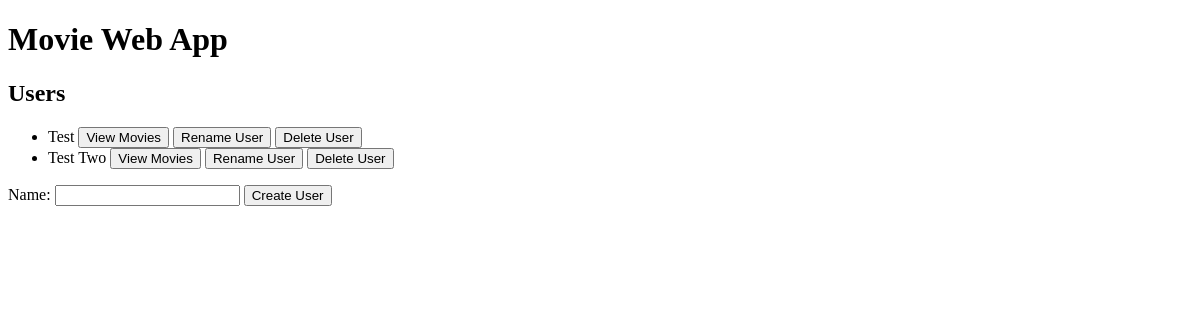
Before: / with the older database file.
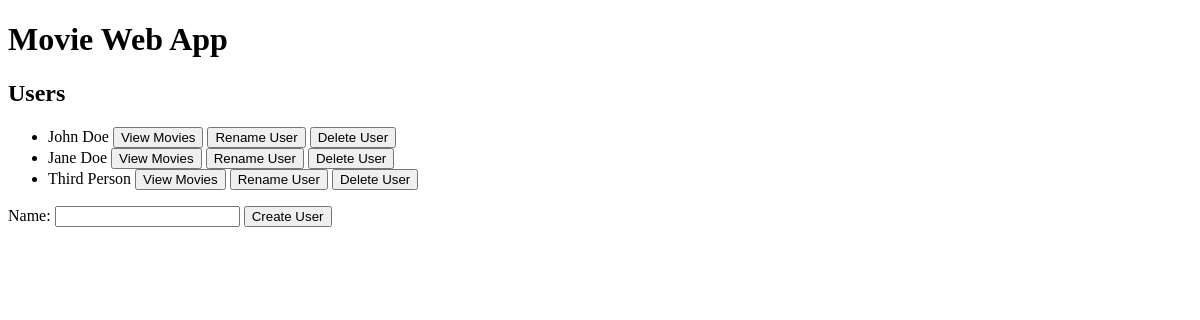
After: the same page with the newer database file.
### models.py (models this page shows)
class User(db.Model):
    __tablename__ = 'users'
    id = db.Column(db.Integer, primary_key=True, autoincrement=True)
    name = db.Column(db.String(99), nullable=False)

### app.py (the view)
@app.route('/')
def index():
    users = data_manager.get_users()
    return render_template('index.html', users=users)

### data_manager.py (called while the page is built)
    def get_users(self):
        list_of_users = db.session.query(User).all()
        return list_of_users

### templates/index.html (shortened to what this page needs)
<!DOCTYPE html>
<html lang="en">
<head>
</head>
<body>
{% extends 'base.html' %}
{% block content %}
<h2>Users</h2>
<ul class="user-list">
    {% for user in users %}
    <li class="user-entry">
        {{ user.name }}
        <form method="get"
              action="{{ url_for('get_movies', user_id=user.id) }}"
              style="display:inline">
            <button type="submit" class="btn delete">View Movies</button>
        </form>
        <button type="button" onclick="showRenameForm({{ user.id }}, 'user')">
            Rename User
        </button>
        <form method="post"
              action="{{ url_for('delete_user', user_id=user.id) }}"
              style="display:inline"
              onsubmit="return confirm('Are you sure you want to delete {{ user.name }} and all the movies?');">
            <button type="submit" class="btn delete">Delete User</button>
        </form>
    </li>
    {% endfor %}
</ul>
<form action="{{ url_for('create_user') }}" method="post">
    <label for="name">Name:</label>
    <input type="text" id="name" name="name" required>
    <button type="submit">Create User</button>
</form>
{% endblock %}

### templates/base.html (shortened to what this page needs)
<!DOCTYPE html>
<html lang="en">
<head>
    <link rel="stylesheet" href="{{ url_for('static', filename='style.css') }}">
</head>
<body>
  <h1>Movie Web App</h1>
  <main class="container">
    {% block content %}{% endblock %}
  </main>
</body>
</html>

Changed rows visible on the page:
changed User: name "Test" → "John Doe"
changed User: name "Test Two" → "Jane Doe"
added User: name "Third Person"
